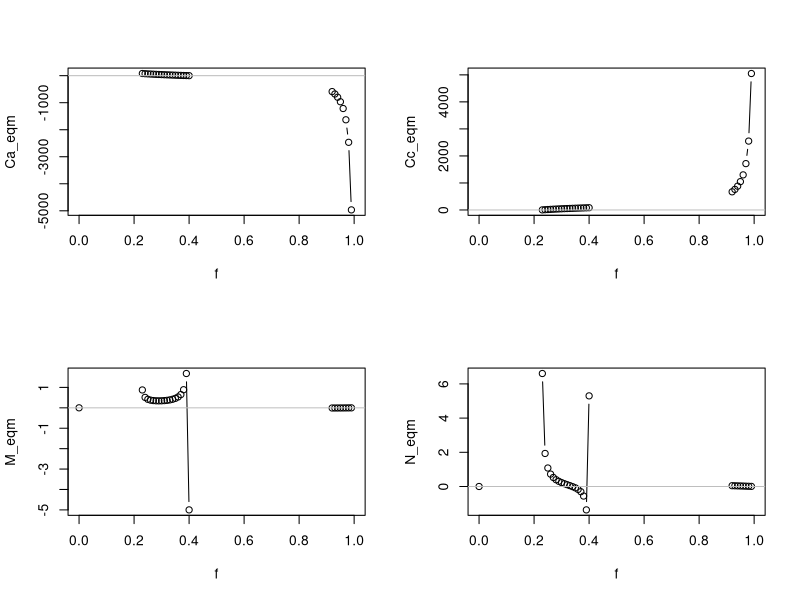
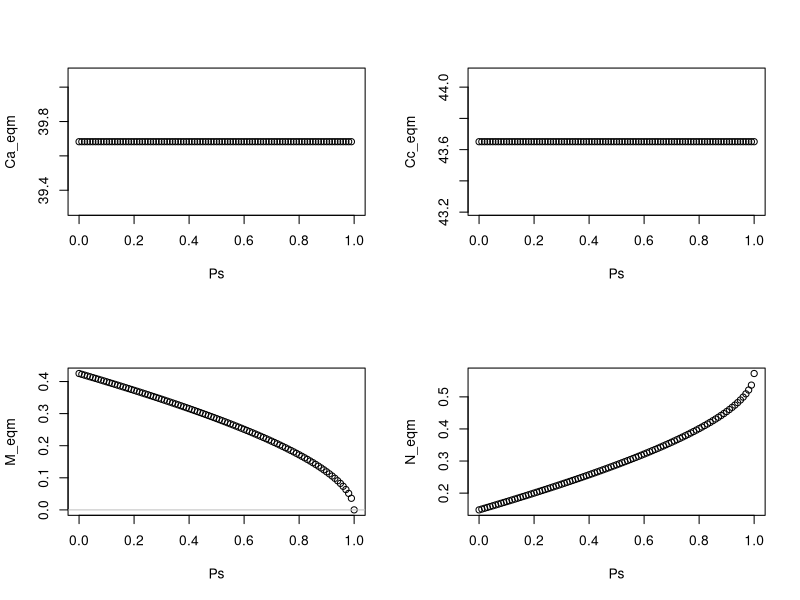

Write R code to recreate these figures, in order.
# This function returns the equlibrium value for mutualist and non-mutualist
CaCcMN_eqm<-function(km=10,kn=30,kc=5,d,bmax,s,f,phi,g,ps,u){
  
  beta1<- -(phi*f)/(g*(1-f))
  beta2<- (km/((bmax*(1-s))-d)) - (kn/((bmax-d)*((1-f)^2)))
  beta<-beta1/(d*beta2)
  
  alp1<- (km*d*u*beta)/((bmax*(1-s))-d)
  alp1<-alp1 - (phi*u/g) -(f*(1-ps)*beta)
  
  alp2<- -((1-ps)*kc*beta*f)-((1-f)*(1-ps)*(beta^2))
  alp3<- -(kc*(1-f)*(1-ps)*(beta^2))
  Meq<- (-alp2 + sqrt((alp2^2)-(4*alp1*alp3)))/(2*alp1)
  Neq<- beta-Meq
  
  Caeq<- ((Meq+(Neq*(1-f)))*(Meq+kc)*(1-ps))/(u*(Meq^2))
  Cceq<- phi/(g*(Meq+Neq))
  
  res<-list(Caeq=Caeq,Cceq=Cceq,Meq=Meq,Neq=Neq)
  
  return(res)
}

# call the function 
km<- 10 # half saturation constant for mutualist 
kn<- 30 # half saturation constant for non-mutualist
kc<- 5 # half saturation constant for allocated carbon
d<- 0.5 # death rate of mutualist and non-mutualist
bmax<- 0.8 # maximum growth rate of symbionts
s<- 0.3 # cost of mutualism
#f<-0.3 # fidelity
phi <- 5 # constant resource value for construction carbon
g<- 0.2 # Rate at which construction carbon is allocated to both symbionts
ps <- 0.3 # P-availability in the soil
u<-0.4 # Phosphorous uptake per unit of preferentially allocated carbon received by mutualists

#CaCcMN_eqm(km=km,kn=kn,kc=kc,d=d,bmax=bmax,s=s,f=f,phi=phi,g=g,ps=ps,u=u) # you can check the numerical M, N equilibria value with this analytical finding

mylist<-seq(from=0,to=1,by=0.01)
df<-matrix(NA,nrow=length(mylist),ncol=5)
colnames(df)<-c("f","Caeq","Cceq","Meq","Neq")
df<-as.data.frame(df)
for(i in seq_along(mylist)){
  f<-mylist[i]
  res<-CaCcMN_eqm(km=km,kn=kn,kc=kc,d=d,bmax=bmax,s=s,f=f,phi=phi,g=g,ps=ps,u=u)
  df$f[i]<-f
  df$Caeq[i]<-res$Caeq
  df$Cceq[i]<-res$Cceq
  df$Meq[i]<-res$Meq
  df$Neq[i]<-res$Neq
}

op<-par(mfrow=c(2,2))
plot(df$f,df$Caeq,type="b",xlab="f",ylab="Ca_eqm")
abline(h=0,col="grey")
plot(df$f,df$Cceq,type="b",xlab="f",ylab="Cc_eqm")
abline(h=0,col="grey")
plot(df$f,df$Meq,type="b",xlab="f",ylab="M_eqm")
abline(h=0,col="grey")
plot(df$f,df$Neq,type="b",xlab="f",ylab="N_eqm")
abline(h=0,col="grey")
par(op)

#----------------------------------
# call the function 
km<- 10 # half saturation constant for mutualist 
kn<- 30 # half saturation constant for non-mutualist
kc<- 5 # half saturation constant for allocated carbon
d<- 0.5 # death rate of mutualist and non-mutualist
bmax<- 0.8 # maximum growth rate of symbionts
s<- 0.3 # cost of mutualism
f<-0.3 # fidelity
phi <- 5 # constant resource value for construction carbon
g<- 0.2 # Rate at which construction carbon is allocated to both symbionts
#ps <- 0.3 # P-availability in the soil
u<-0.4 # Phosphorous uptake per unit of preferentially allocated carbon received by mutualists

mylist<-seq(from=0,to=1,by=0.01)
df<-matrix(NA,nrow=length(mylist),ncol=5)
colnames(df)<-c("ps","Caeq","Cceq","Meq","Neq")
df<-as.data.frame(df)
for(i in seq_along(mylist)){
  ps<-mylist[i]
  res<-CaCcMN_eqm(km=km,kn=kn,kc=kc,d=d,bmax=bmax,s=s,f=f,phi=phi,g=g,ps=ps,u=u)
  df$ps[i]<-ps
  df$Caeq[i]<-res$Caeq
  df$Cceq[i]<-res$Cceq
  df$Meq[i]<-res$Meq
  df$Neq[i]<-res$Neq
}

op<-par(mfrow=c(2,2))
plot(df$ps,df$Caeq,type="b",xlab="Ps",ylab="Ca_eqm")
abline(h=0,col="grey")
plot(df$ps,df$Cceq,type="b",xlab="Ps",ylab="Cc_eqm")
abline(h=0,col="grey")
plot(df$ps,df$Meq,type="b",xlab="Ps",ylab="M_eqm")
abline(h=0,col="grey")
plot(df$ps,df$Neq,type="b",xlab="Ps",ylab="N_eqm")
abline(h=0,col="grey")
par(op)
